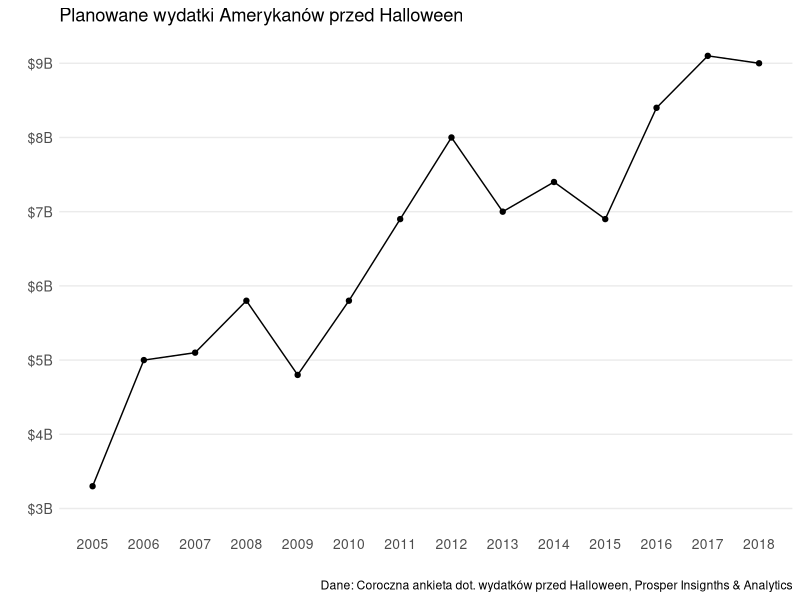
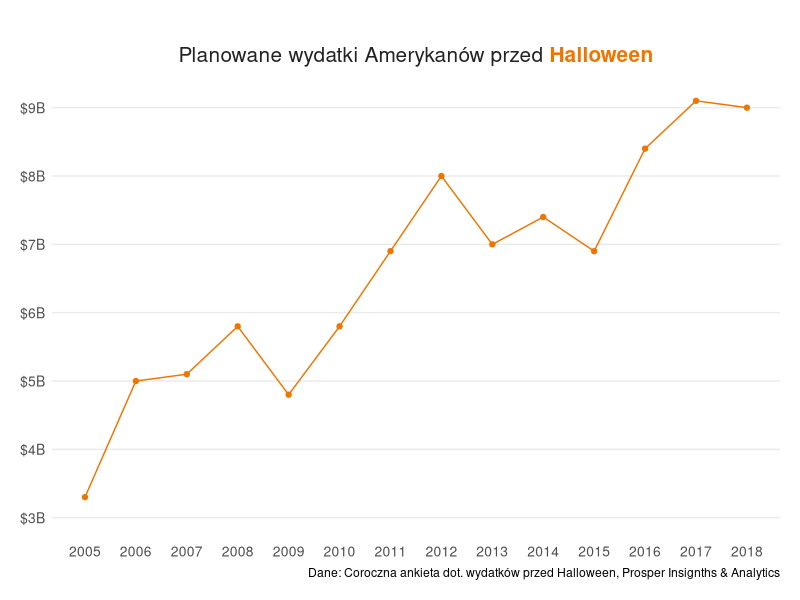
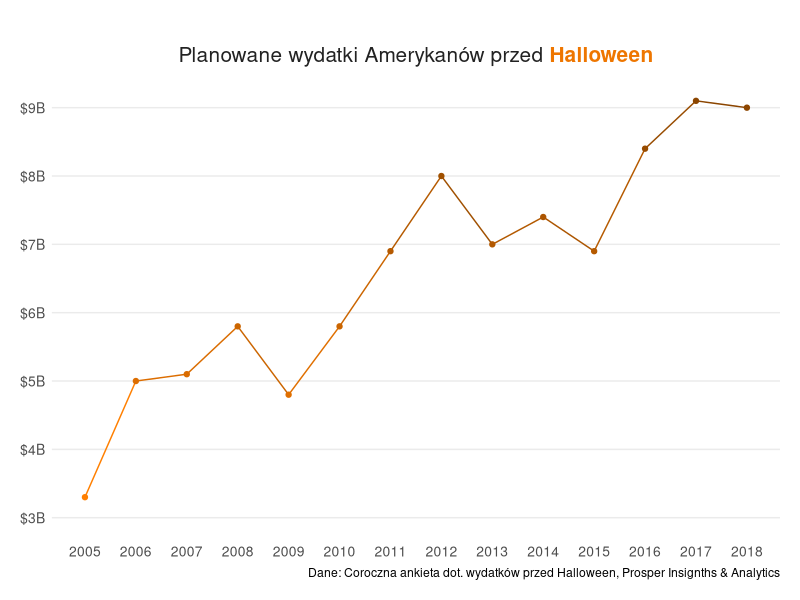

Write the R code that produced these figures, in order.
## ---- chunk 1
knitr::opts_chunk$set(echo = TRUE)

halloween <- data.frame(
  x = 2005:2018,
  y = c(3.3, 5.0, 5.1, 5.8, 4.8, 5.8, 6.9, 8.0, 7.0, 7.4, 6.9, 8.4, 9.1, 9.0)
)

library(ggplot2)
library(grid)

plot.0 <- ggplot(halloween, aes(x, y)) + 
  geom_line() +
  geom_point() +
  theme_minimal() +
  theme(axis.ticks = element_blank(),
        panel.grid.minor.x = element_blank(),
        panel.grid.minor.y = element_blank(),
        panel.grid.major.x = element_blank(),
        axis.text.x = element_text(size = 10),
        axis.text.y = element_text(size = 10)
       ) +
  scale_x_continuous(breaks = 2005:2018) +
  scale_y_continuous(breaks = 3:9, labels = sapply(3:9, function(x) paste0("$", x, "B"))) +
  expand_limits(y = 3:9) + 
  labs(
    title = "Planowane wydatki Amerykanów przed Halloween",
    x = "",
    y = "",
    caption = "Dane: Coroczna ankieta dot. wydatków przed Halloween, Prosper Insignths & Analytics"
  )

t1 <- textGrob(expression("Planowane wydatki Amerykanów przed " * phantom(bold("Halloween"))), x = 0.5, y = 1.05, gp = gpar(col = "#222222", fontsize = 15))
t2 <- textGrob(expression(phantom("Planowane wydatki Amerykanów przed ") * bold("Halloween")), x = 0.5, y = 1.05, gp = gpar(col = "darkorange2", fontsize = 15))

plot.1 <- ggplot(halloween, aes(x, y)) + 
  geom_line(color = "darkorange2") +
  geom_point(color = "darkorange2") +
  theme_minimal() +
  theme(axis.title = element_blank(),
        plot.margin = unit(c(4, 1, 1, 1), "lines"),
        axis.ticks = element_blank(),
        panel.grid.minor.x = element_blank(),
        panel.grid.minor.y = element_blank(),
        panel.grid.major.x = element_blank(),
        axis.text.x = element_text(size = 10),
        axis.text.y = element_text(size = 10)
  ) +
  scale_x_continuous(breaks = 2005:2018) +
  scale_y_continuous(breaks = 3:9, labels = sapply(3:9, function(x) paste0("$", x, "B"))) +
  expand_limits(y = 3:9) + 
  labs(
    x = "",
    y = "",
    caption = "Dane: Coroczna ankieta dot. wydatków przed Halloween, Prosper Insignths & Analytics"
  ) +
  annotation_custom(grobTree(t1, t2))

plot.2 <- ggplot(halloween, aes(x, y)) + 
  geom_line(aes(color = y)) +
  geom_point(aes(color = y)) +
  theme_minimal() +
  theme(axis.title = element_blank(),
        plot.margin = unit(c(4, 1, 1, 1), "lines"),
        axis.ticks = element_blank(),
        panel.grid.minor.x = element_blank(),
        panel.grid.minor.y = element_blank(),
        panel.grid.major.x = element_blank(),
        axis.text.x = element_text(size = 10),
        axis.text.y = element_text(size = 10)
  ) +
  scale_x_continuous(breaks = 2005:2018) +
  scale_y_continuous(breaks = 3:9, labels = sapply(3:9, function(x) paste0("$", x, "B"))) +
  scale_color_gradient(low="darkorange1", high="darkorange4", guide = FALSE) +
  expand_limits(y = 3:9) + 
  labs(
    x = "",
    y = "",
    caption = "Dane: Coroczna ankieta dot. wydatków przed Halloween, Prosper Insignths & Analytics"
  ) +
  annotation_custom(grobTree(t1, t2))
## ---- chunk 2
plot.0
## ---- chunk 3
g.1 <- ggplot_gtable(ggplot_build(plot.1))
g.1$layout$clip[g.1$layout$name == "panel"] <- "off"
grid.newpage()
grid.draw(g.1)
## ---- chunk 4
g.2 <- ggplot_gtable(ggplot_build(plot.2))
g.2$layout$clip[g.2$layout$name == "panel"] <- "off"
grid.newpage()
grid.draw(g.2)
